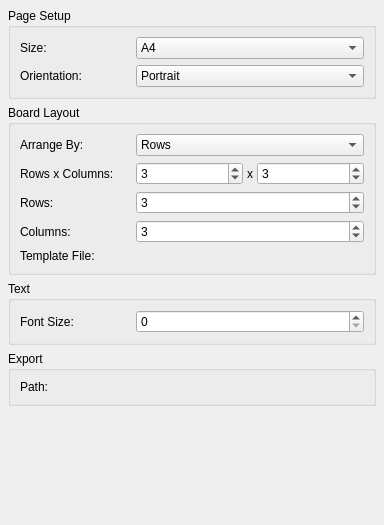
<?xml version="1.0" encoding="UTF-8"?>
<ui version="4.0">
 <class>WdgExportStoryboard</class>
 <widget class="QWidget" name="WdgExportStoryboard">
  <property name="geometry">
   <rect>
    <x>0</x>
    <y>0</y>
    <width>384</width>
    <height>525</height>
   </rect>
  </property>
  <property name="minimumSize">
   <size>
    <width>384</width>
    <height>0</height>
   </size>
  </property>
  <property name="windowTitle">
   <string>Export Storyboard</string>
  </property>
  <layout class="QVBoxLayout" name="verticalLayout">
   <property name="leftMargin">
    <number>8</number>
   </property>
   <property name="topMargin">
    <number>8</number>
   </property>
   <property name="rightMargin">
    <number>8</number>
   </property>
   <property name="bottomMargin">
    <number>8</number>
   </property>
   <item>
    <widget class="QGroupBox" name="pageSetupGroupBox">
     <property name="title">
      <string>Page Setup</string>
     </property>
     <layout class="QGridLayout" name="pageSetupLayout">
      <item row="0" column="0">
       <widget class="QLabel" name="pageSizeLabel">
        <property name="minimumSize">
         <size>
          <width>110</width>
          <height>0</height>
         </size>
        </property>
        <property name="text">
         <string>Size:</string>
        </property>
       </widget>
      </item>
      <item row="0" column="1">
       <widget class="QComboBox" name="pageSizeComboBox">
        <property name="sizePolicy">
         <sizepolicy hsizetype="Expanding" vsizetype="Fixed">
          <horstretch>0</horstretch>
          <verstretch>0</verstretch>
         </sizepolicy>
        </property>
        <property name="currentIndex">
         <number>4</number>
        </property>
        <item>
         <property name="text">
          <string>A0</string>
         </property>
        </item>
        <item>
         <property name="text">
          <string>A1</string>
         </property>
        </item>
        <item>
         <property name="text">
          <string>A2</string>
         </property>
        </item>
        <item>
         <property name="text">
          <string>A3</string>
         </property>
        </item>
        <item>
         <property name="text">
          <string>A4</string>
         </property>
        </item>
        <item>
         <property name="text">
          <string>A5</string>
         </property>
        </item>
        <item>
         <property name="text">
          <string>US Letter</string>
         </property>
        </item>
       </widget>
      </item>
      <item row="1" column="0">
       <widget class="QLabel" name="pageOrientationLabel">
        <property name="minimumSize">
         <size>
          <width>110</width>
          <height>0</height>
         </size>
        </property>
        <property name="text">
         <string>Orientation:</string>
        </property>
       </widget>
      </item>
      <item row="1" column="1">
       <widget class="QComboBox" name="pageOrientationComboBox">
        <property name="sizePolicy">
         <sizepolicy hsizetype="Expanding" vsizetype="Fixed">
          <horstretch>0</horstretch>
          <verstretch>0</verstretch>
         </sizepolicy>
        </property>
        <item>
         <property name="text">
          <string>Portrait</string>
         </property>
        </item>
        <item>
         <property name="text">
          <string>Landscape</string>
         </property>
        </item>
       </widget>
      </item>
     </layout>
    </widget>
   </item>
   <item>
    <widget class="QGroupBox" name="boardLayoutGroupBox">
     <property name="title">
      <string>Board Layout</string>
     </property>
     <layout class="QGridLayout" name="boardLayoutGrid">
      <item row="0" column="0">
       <widget class="QLabel" name="boardLayoutLabel">
        <property name="minimumSize">
         <size>
          <width>110</width>
          <height>0</height>
         </size>
        </property>
        <property name="text">
         <string>Arrange By:</string>
        </property>
       </widget>
      </item>
      <item row="0" column="1">
       <widget class="QComboBox" name="boardLayoutComboBox">
        <property name="sizePolicy">
         <sizepolicy hsizetype="Expanding" vsizetype="Fixed">
          <horstretch>0</horstretch>
          <verstretch>0</verstretch>
         </sizepolicy>
        </property>
        <item>
         <property name="text">
          <string>Rows</string>
         </property>
        </item>
        <item>
         <property name="text">
          <string>Columns</string>
         </property>
        </item>
        <item>
         <property name="text">
          <string>Grid</string>
         </property>
        </item>
        <item>
         <property name="text">
          <string>SVG Template</string>
         </property>
        </item>
       </widget>
      </item>
      <item row="1" column="0">
       <widget class="QLabel" name="gridLabel">
        <property name="minimumSize">
         <size>
          <width>110</width>
          <height>0</height>
         </size>
        </property>
        <property name="text">
         <string>Rows x Columns:</string>
        </property>
       </widget>
      </item>
      <item row="1" column="1">
       <layout class="QHBoxLayout" name="rowsColumnsInlineLayout">
        <property name="spacing">
         <number>4</number>
        </property>
        <item>
         <widget class="QSpinBox" name="gridRowsSpinBox">
          <property name="sizePolicy">
           <sizepolicy hsizetype="Expanding" vsizetype="Fixed">
            <horstretch>0</horstretch>
            <verstretch>0</verstretch>
           </sizepolicy>
          </property>
          <property name="minimum">
           <number>1</number>
          </property>
          <property name="maximum">
           <number>8</number>
          </property>
          <property name="value">
           <number>3</number>
          </property>
         </widget>
        </item>
        <item>
         <widget class="QLabel" name="rowsColumnsXLabel">
          <property name="text">
           <string>x</string>
          </property>
          <property name="alignment">
           <set>Qt::AlignCenter</set>
          </property>
         </widget>
        </item>
        <item>
         <widget class="QSpinBox" name="gridColumnsSpinBox">
          <property name="sizePolicy">
           <sizepolicy hsizetype="Expanding" vsizetype="Fixed">
            <horstretch>0</horstretch>
            <verstretch>0</verstretch>
           </sizepolicy>
          </property>
          <property name="minimum">
           <number>1</number>
          </property>
          <property name="maximum">
           <number>8</number>
          </property>
          <property name="value">
           <number>3</number>
          </property>
         </widget>
        </item>
       </layout>
      </item>
      <item row="2" column="0">
       <widget class="QLabel" name="rowsLabel">
        <property name="minimumSize">
         <size>
          <width>110</width>
          <height>0</height>
         </size>
        </property>
        <property name="text">
         <string>Rows:</string>
        </property>
       </widget>
      </item>
      <item row="2" column="1">
       <widget class="QSpinBox" name="rowsSpinBox">
        <property name="sizePolicy">
         <sizepolicy hsizetype="Expanding" vsizetype="Fixed">
          <horstretch>0</horstretch>
          <verstretch>0</verstretch>
         </sizepolicy>
        </property>
        <property name="minimum">
         <number>1</number>
        </property>
        <property name="maximum">
         <number>8</number>
        </property>
        <property name="value">
         <number>3</number>
        </property>
       </widget>
      </item>
      <item row="3" column="0">
       <widget class="QLabel" name="columnsLabel">
        <property name="minimumSize">
         <size>
          <width>110</width>
          <height>0</height>
         </size>
        </property>
        <property name="text">
         <string>Columns:</string>
        </property>
       </widget>
      </item>
      <item row="3" column="1">
       <widget class="QSpinBox" name="columnsSpinBox">
        <property name="sizePolicy">
         <sizepolicy hsizetype="Expanding" vsizetype="Fixed">
          <horstretch>0</horstretch>
          <verstretch>0</verstretch>
         </sizepolicy>
        </property>
        <property name="minimum">
         <number>1</number>
        </property>
        <property name="maximum">
         <number>8</number>
        </property>
        <property name="value">
         <number>3</number>
        </property>
       </widget>
      </item>
      <item row="4" column="0">
       <widget class="QLabel" name="svgTemplatePathLabel">
        <property name="minimumSize">
         <size>
          <width>110</width>
          <height>0</height>
         </size>
        </property>
        <property name="text">
         <string>Template File:</string>
        </property>
       </widget>
      </item>
      <item row="4" column="1">
       <widget class="KisFileNameRequester" name="svgTemplatePathFileRequester" native="true"/>
      </item>
     </layout>
    </widget>
   </item>
   <item>
    <widget class="QGroupBox" name="textGroupBox">
     <property name="title">
      <string>Text</string>
     </property>
     <layout class="QGridLayout" name="textLayout">
      <item row="0" column="0">
       <widget class="QLabel" name="fontSizeLabel">
        <property name="minimumSize">
         <size>
          <width>110</width>
          <height>0</height>
         </size>
        </property>
        <property name="text">
         <string>Font Size:</string>
        </property>
       </widget>
      </item>
      <item row="0" column="1">
       <widget class="QSpinBox" name="fontSizeSpinBox">
        <property name="sizePolicy">
         <sizepolicy hsizetype="Expanding" vsizetype="Fixed">
          <horstretch>0</horstretch>
          <verstretch>0</verstretch>
         </sizepolicy>
        </property>
       </widget>
      </item>
     </layout>
    </widget>
   </item>
   <item>
    <widget class="QGroupBox" name="exportGroupBox">
     <property name="title">
      <string>Export</string>
     </property>
     <layout class="QGridLayout" name="exportLayout">
      <item row="0" column="0">
       <widget class="QLabel" name="exportPathLabel">
        <property name="minimumSize">
         <size>
          <width>110</width>
          <height>0</height>
         </size>
        </property>
        <property name="text">
         <string>Path:</string>
        </property>
       </widget>
      </item>
      <item row="0" column="1">
       <widget class="KisFileNameRequester" name="exportPathFileRequester" native="true"/>
      </item>
     </layout>
    </widget>
   </item>
   <item>
    <spacer name="verticalSpacer">
     <property name="orientation">
      <enum>Qt::Orientation::Vertical</enum>
     </property>
     <property name="sizeHint" stdset="0">
      <size>
       <width>20</width>
       <height>40</height>
      </size>
     </property>
    </spacer>
   </item>
  </layout>
 </widget>
 <customwidgets>
  <customwidget>
   <class>KisFileNameRequester</class>
   <extends>QWidget</extends>
   <header>kis_file_name_requester.h</header>
   <container>1</container>
  </customwidget>
 </customwidgets>
 <resources/>
 <connections/>
</ui>
